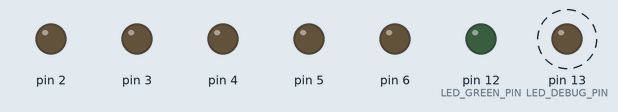
Simulated run of this sketch. Board: Arduino Uno, built with avr-gcc and run on an emulated ATmega328P. On the bench: output pins drawn as LEDs (lit = HIGH). Dashed ring = blinking. What the sketch prints to the serial monitor is not drawn.

Above: at 0.5 s.
Timing chart, 0 to 4.6 s (numbered marks = the images above):
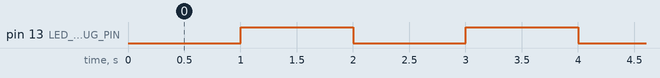

Measured:
- by itself, pin 13 (LED_DEBUG_PIN): alternates HIGH for 1.0 s and LOW for 1.0 s

The sketch:

transmit_buffer.ino
```cpp
#include "global.h"

int main(void) {
  volatile uint32_t delay;
  volatile uint64_t LED_timeout, sw_timeout;
  uint8_t toggle = 0;
  uint8_t sw, byte, byte_num;
  char str[20];

  SYS_Error_Check(SYS_Init());
  sprintf(str, "Hello World\n");
  SYS_Error_Check(USART_Write_String(str, strlen(str)));

  LED_timeout = SYS_TICK + 1000;
  sw_timeout = SYS_TICK + 20;

  for (;;) {
    SYS_Error_Check(USART_Process());
    if (SYS_TICK > LED_timeout) {
      LED_timeout = SYS_TICK + 1000;

      if (toggle) {
        SYS_Error_Check(GPIO_Write(LED_DEBUG_PIN, GPIO_LOW));
        toggle = 0;
      } else {
        SYS_Error_Check(GPIO_Write(LED_DEBUG_PIN, GPIO_HIGH));
        toggle = 1;
      }
      sprintf(str, "SYS TICK = %lu\n", SYS_TICK);
      SYS_Error_Check(USART_Write_String(str, strlen(str)));
    }

    if (SYS_TICK > sw_timeout) {
      sw_timeout = SYS_TICK + 20;

      SYS_Error_Check(GPIO_Read(SW1_PIN, &sw));

      if(sw == GPIO_HIGH) SYS_Error_Check(GPIO_Write(LED_GREEN_PIN, GPIO_HIGH));
      else SYS_Error_Check(GPIO_Write(LED_GREEN_PIN, GPIO_LOW));

    }

    SYS_Error_Check(USART_Read(&byte_num, &byte));
    if(byte_num > 0) {
      SYS_Error_Check(USART_Write(byte));
    }
  }
}
```

global.h
```cpp
#ifndef __GLOBAL_H__
#define __GLOBAL_H__

#define LED_DEBUG_DDR DDRB
#define LED_DEBUG_PORT  PORTB

#include <stdint.h>
#include <avr/io.h>
#include <avr/interrupt.h>
#include <string.h>

#include "sys.h"
#include "timer0.h"
#include "gpio.h"
#include "usart.h"

#define LED_DEBUG_PIN   13
#define LED_GREEN_PIN    12
#define SW1_PIN         7

#endif
```

sys.c
```cpp
#include "global.h"

int32_t SYS_ERROR_NUM;
volatile uint64_t SYS_TICK;

void SYS_Fatal_Error(int32_t err, int32_t line, char* file) {
// void SYS_Fatal_Error(int32_t err) {
  char str[80];
  char str2[80];

  DDRB |= 0x20;
  PORTB |= 0x20;

  sprintf(str, "FATAL ERROR at 0x%08X", err);
  sprintf(str2, " at line %d", line);
  strcat(str, str2);
  sprintf(str, " in file %s\n", file);
  strcat(str, str2);

  USART_TX_BYTES = 0;
  USART_TX_BUF_WR = 0;
  USART_TX_BUF_RD = 0;
  USART_Write_String(str, strlen(str));

  for(;;) USART_Process();
}

int32_t SYS_Init(void) {
  SYS_Error_Check(TIMER0_Init());
  USART_Init();
  SYS_TICK = 0;
  sei();

  SYS_Error_Check(GPIO_Init());
  SYS_Error_Check(GPIO_Mode(LED_DEBUG_PIN, GPIO_OUTPUT));
  SYS_Error_Check(GPIO_Mode(LED_GREEN_PIN, GPIO_OUTPUT));
  SYS_Error_Check(GPIO_Mode(SW1_PIN, GPIO_INPUT));

  SYS_Error_Check(GPIO_Write(LED_DEBUG_PIN, GPIO_LOW));
  SYS_Error_Check(GPIO_Write(LED_GREEN_PIN, GPIO_LOW));


  return SYS_SUCCESS;
}
```

sys.h
```cpp
#ifndef __SYS_H__
#define __SYS_H__

#ifdef __cplusplus
extern "C" {
#endif

#define SYS_ERROR_BASE      0x00001000
#define SYS_SUCCESS         0

#define SYS_F_CPU           16000000UL

extern volatile uint64_t SYS_TICK;
#define SYS_Error_Check(x)  if(( SYS_ERROR_NUM = (x)) != 0) SYS_Fatal_Error(SYS_ERROR_NUM, __LINE__, __FILE__)

extern int32_t SYS_ERROR_NUM;
extern void SYS_Fatal_Error(int32_t err, int32_t line, char* file);
extern int32_t SYS_Init(void);

#ifdef __cplusplus
}
#endif

#endif
```

timer0.c
```cpp
#include "global.h"

int32_t TIMER0_Init(void) {
  TCCR0A = 0x02;
  TCCR0B = 0x03;
  OCR0A = 249;
  TIFR0 = 0x07;
  TIMSK0 = 0x02;
  return TIMER0_SUCCESS;
}

ISR(TIMER0_COMPA_vect) {
  SYS_TICK++;
}
```

timer0.h
```cpp
#ifndef __TIMER0_H__
#define __TIMER0_H__

#ifdef __cplusplus
extern "C" {
#endif

#define TIMER0_ERROR_BASE         0x00003000
#define TIMER0_SUCCESS            0
#define TIMER0_ERROR_RANGE        (TIMER0_ERROR_BASE + 1) //0x00003001

extern int32_t TIMER0_Init(void);

#ifdef __cplusplus
}
#endif

#endif
```

usart.c
```cpp
#include "global.h"

uint8_t USART_TX_BUF[USART_TX_BUF_SIZE];
uint8_t USART_TX_BUF_WR, USART_TX_BUF_RD, USART_TX_BYTES;

uint8_t USART_RX_BUF[USART_RX_BUF_SIZE];
uint8_t USART_RX_BUF_WR, USART_RX_BUF_RD, USART_RX_BYTES;

int32_t USART_Init(void) {
  UBRR0H = (USART_BAUD_PRESCALE >> 8);  //set baudrate
  UBRR0L = USART_BAUD_PRESCALE;
  UCSR0C |= 0x06;  //8-bit data
  UCSR0B |= 0x18;  //enable tx & rx

  return USART_SUCCESS;
}


int32_t USART_Write(uint8_t byte) {
  while ((UCSR0A & 0x20) == 0);  //wait until USART ready
  UDR0 = byte;  //transmit byte
  return USART_SUCCESS;
}

int32_t USART_Write_String(char *str, uint8_t size) {
  uint8_t i;
  for(i = 0; i < size; i++) {
    if(USART_TX_BYTES >= USART_TX_BUF_WR) {
      while(USART_TX_BYTES >= USART_TX_BUF_SIZE) USART_Process();
    }
    USART_TX_BUF[USART_TX_BUF_WR] = *str;
    str++;
    USART_TX_BUF_WR = (USART_TX_BUF_WR + 1) & (USART_TX_BUF_SIZE - 1);
    USART_TX_BYTES++;
  }

  return USART_SUCCESS;
}

int32_t USART_Read(uint8_t *count, uint8_t *byte) {
  if((UCSR0A & 0X80) != 0X80) *count = 0;
  else {
    *byte = UDR0;
    *count = 1;
  }
  return USART_SUCCESS;  //receive byte
}

int32_t USART_Process(void) {
  if((UCSR0A & 0x20) && (USART_TX_BYTES > 0)) {
    UDR0 = USART_TX_BUF[USART_TX_BUF_RD]; // write to USART HW to transmit
    USART_TX_BUF_RD = (USART_TX_BUF_RD + 1) & (USART_TX_BUF_SIZE - 1);
    USART_TX_BYTES--;
  }

  if(((UCSR0A & 0x80) == 0x80) && (USART_RX_BYTES < USART_RX_BUF_SIZE)) {
    USART_RX_BUF[USART_RX_BUF_WR] = UDR0; // read buffer
    USART_RX_BUF_WR = (USART_RX_BUF_WR + 1) & (USART_RX_BUF_SIZE - 1);
    USART_RX_BYTES--;
  }
  return USART_SUCCESS;
}
```

usart.h
```cpp
#include <stdint.h>
#ifndef __USART_H__
#define __USART_H__

#ifdef __cplusplus
extern "C" {
#endif

#define USART_ERROR_BASE                0x00004000
#define USART_SUCCESS                   0
#define USART_ERROR_TX_BUF_FULL         (USART_ERROR_BASE + 1) //0x00004001
#define USART_ERROR_TX_BUF_EMPTY        (USART_ERROR_BASE + 2) //0x00004001

#define USART_BAUDRATE                  9600
#define USART_BAUD_PRESCALE             (((F_CPU / (USART_BAUDRATE * 16UL))) - 1)
#define USART_TX_BUF_SIZE               32
#define USART_RX_BUF_SIZE               32

extern uint8_t USART_TX_BYTES;
extern uint8_t USART_TX_BUF_WR;
extern uint8_t USART_TX_BUF_RD;
extern uint8_t USART_TX_BUF[USART_TX_BUF_SIZE];

extern uint8_t USART_RX_BUF[USART_RX_BUF_SIZE];
extern uint8_t USART_RX_BUF_WR;
extern uint8_t USART_RX_BUF_RD;
extern uint8_t USART_RX_BYTES;

extern int32_t USART_Init(void);
extern int32_t USART_Write(uint8_t byte);
extern int32_t USART_Read(uint8_t *count, uint8_t *byte);
extern int32_t USART_Write_String(char *str, uint8_t size);
extern int32_t USART_Process(void);

#ifdef __cplusplus
}
#endif

#endif
```

gpio.c
```cpp
#include "global.h"

int32_t GPIO_Init(void) {
  DDRD = 0x00;
  DDRB = 0x00;
  PORTD = 0x00;
  PORTB = 0x00;
  return GPIO_SUCCESS;
}

int32_t GPIO_Mode(uint8_t pin, uint8_t direction) {
  if (pin > GPIO_MAX) return GPIO_ERROR_RANGE;
  if (direction > GPIO_OUTPUT) return GPIO_ERROR_RANGE;


  if (direction == GPIO_OUTPUT) {     //output
    if (pin < 8) DDRD |= (1 << pin);  //port D 10 to 7
    else DDRB |= (1 << (pin & 7));
  } else {                             //input
    if (pin < 8) DDRD |= ~(1 << pin);  //PORTD 0 to 7
    else DDRB |= ~(1 << (pin & 7));    //PORTB (8 to 13,becomes 0 to 5)
  }
  return GPIO_SUCCESS;
}

int32_t GPIO_Write(uint8_t pin, uint8_t state) {
  if (pin > GPIO_MAX) return GPIO_ERROR_RANGE;
  if (state > GPIO_HIGH) return GPIO_ERROR_VALUE;

  if (state == GPIO_HIGH) {
    if (pin < 8) PORTD |= (1 << pin);
    else (PORTB |= (1 << (pin & 7)));
  } else {
    if (pin < 8) PORTD &= ~(1 << pin);
    else (PORTB &= ~(1 << (pin & 7)));
  }

  return GPIO_SUCCESS;
}

int32_t GPIO_Read(uint8_t pin, uint8_t* value) {
  if (pin > GPIO_MAX) return GPIO_ERROR_RANGE;

  if (pin < 8) *value = PORTD & (1 << pin);  // PIND (0 to 7)
  else *value = PORTB & (1 << (pin & 7));    // PINB (8 to 13, becomes 0 to 5)

  if (*value > 0) *value = GPIO_HIGH;
  return GPIO_SUCCESS;
}
```

gpio.h
```cpp
#include <stdint.h>
#ifndef __GPIO_H__
#define __GPIO_H__

#ifdef __cplusplus
extern "C" {
#endif

#define GPIO_ERROR_BASE         0x00003000
#define GPIO_SUCCESS            0
#define GPIO_ERROR_RANGE        (GPIO_ERROR_BASE + 1) //0x00003001
#define GPIO_ERROR_VALUE        (GPIO_ERROR_BASE + 2) //0x00003002

#define GPIO_MIN                0
#define GPIO_MAX                13

#define GPIO_INPUT              0
#define GPIO_OUTPUT             1

#define GPIO_LOW                0
#define GPIO_HIGH               1

extern int32_t GPIO_Init(void);
extern int32_t GPIO_Mode(uint8_t pin, uint8_t direction);
extern int32_t GPIO_Write(uint8_t pin, uint8_t state);
extern int32_t GPIO_Read(uint8_t pin, uint8_t* value);

#ifdef __cplusplus
}
#endif

#endif
```
